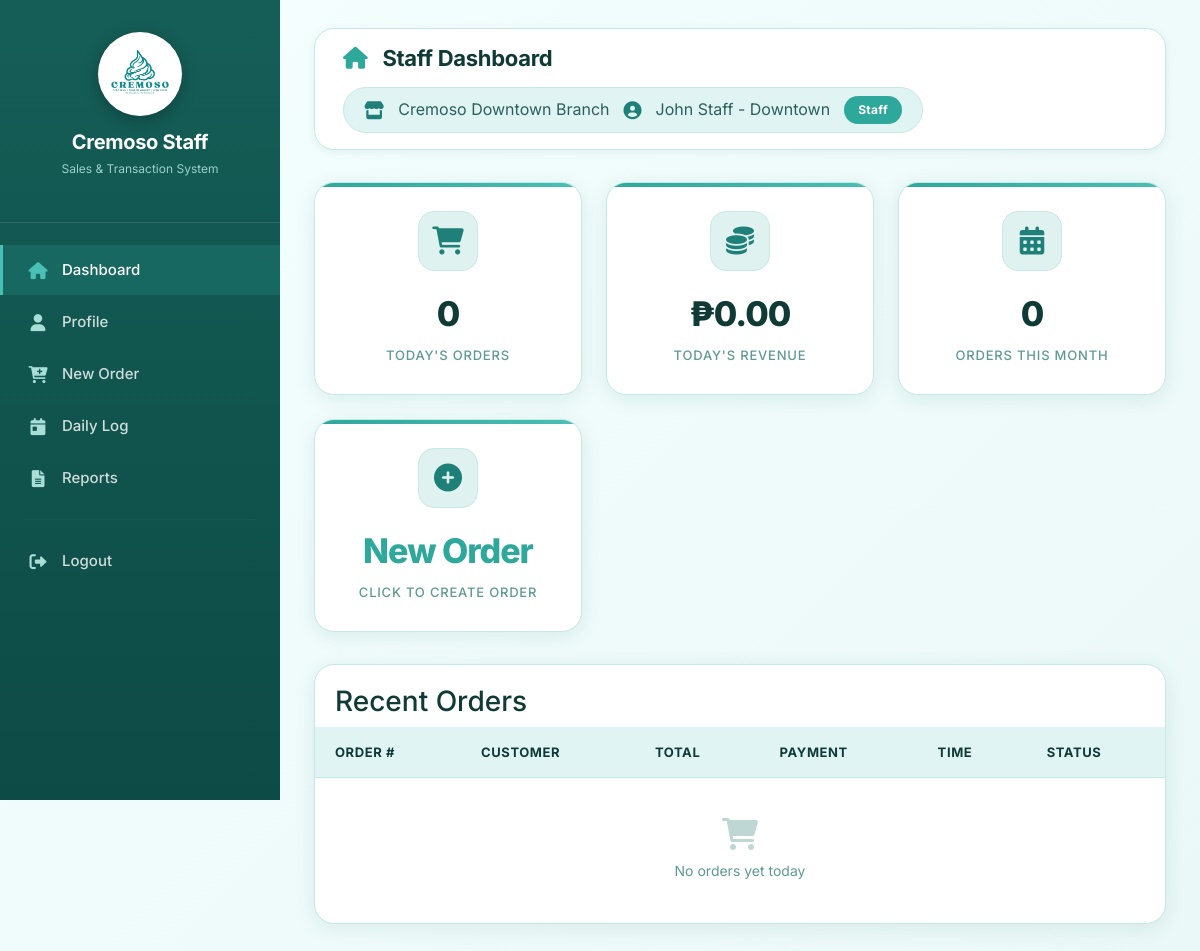
The app's page /staff/dashboard.php (signed in), older data.
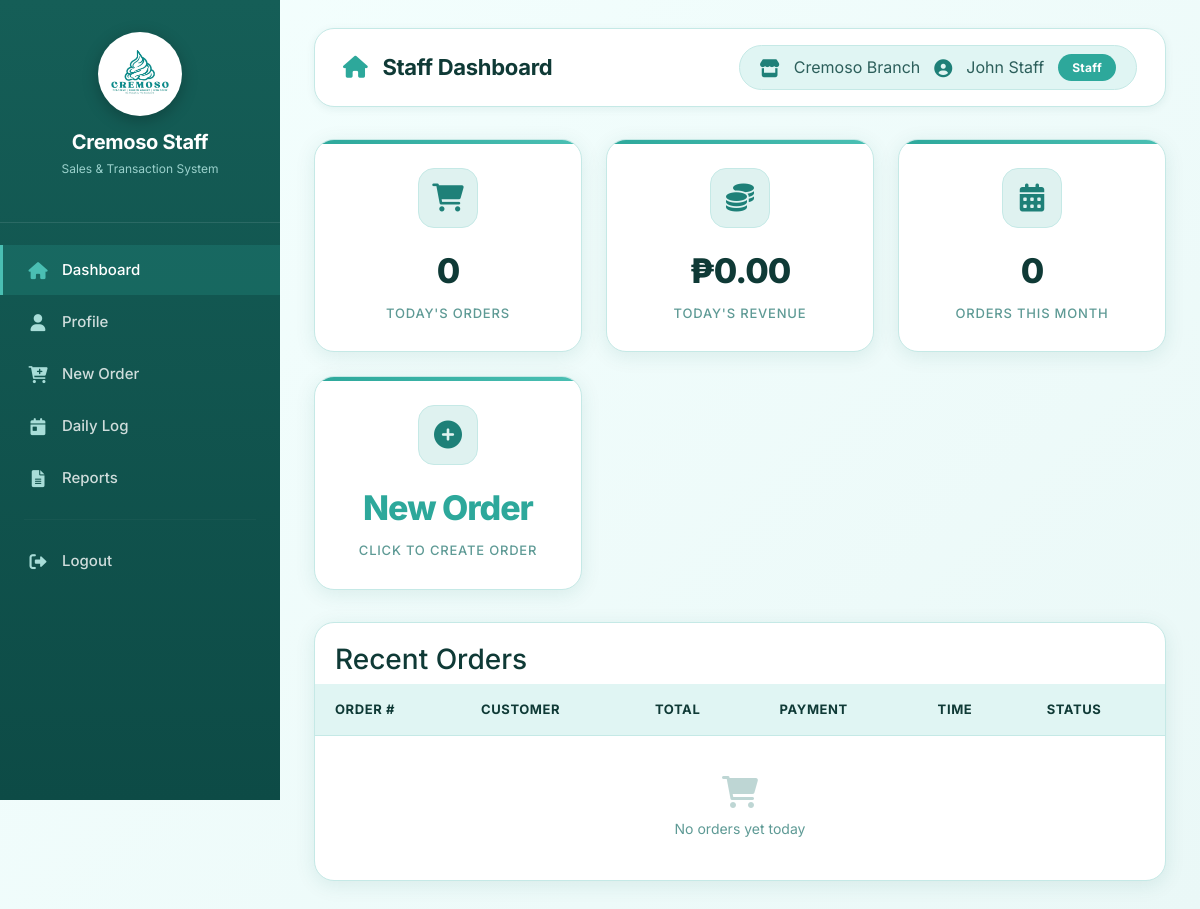
The same page, newer data.
### tables this page shows
CREATE TABLE branches (
    branch_id INT PRIMARY KEY AUTO_INCREMENT,
    branch_name VARCHAR(100) NOT NULL,
    location VARCHAR(255) NOT NULL
);

### staff/dashboard.php (the view, shortened to what this page needs)
<?php
require_once __DIR__ . '/../includes/auth.php';
$branch_id = $_SESSION['branch_id'];
$today = date('Y-m-d');
$todayStats = $pdo->prepare("SELECT COUNT(*) as orders, SUM(total_amount) as revenue FROM transactions WHERE DATE(transaction_date) = ? AND branch_id = ?");
$todayStats->execute([$today, $branch_id]);
$todayData = $todayStats->fetch();
$recentOrders = $pdo->prepare("SELECT t.*, c.customer_name, pm.method_name
                               FROM transactions t
                               JOIN customers c ON t.customer_id = c.customer_id
                               JOIN payment_methods pm ON t.payment_method_id = pm.payment_method_id
                               WHERE t.branch_id = ?
                               ORDER BY t.transaction_date DESC LIMIT 5");
$recentOrders->execute([$branch_id]);
$recent = $recentOrders->fetchAll();
$monthOrders = $pdo->prepare("SELECT COUNT(*) FROM transactions WHERE MONTH(transaction_date) = MONTH(CURRENT_DATE()) AND branch_id = ?");
$monthOrders->execute([$branch_id]);
$monthlyOrders = $monthOrders->fetchColumn();
$branch = $pdo->prepare("SELECT branch_name FROM branches WHERE branch_id = ?");
$branch->execute([$branch_id]);
$branchName = $branch->fetchColumn();
include __DIR__ . '/../includes/header.php';
include __DIR__ . '/../includes/sidebar_staff.php';
?>
<div class="main-content">
    <div class="page-header">
        <h1><i class="fas fa-home"></i> Staff Dashboard</h1>
        <div class="user-info">
            <i class="fas fa-store"></i>
            <span><?= htmlspecialchars($branchName) ?></span>
            <i class="fas fa-user-circle"></i>
            <span><?= htmlspecialchars($_SESSION['fullname']) ?></span>
            <span class="branch-badge">Staff</span>
        </div>
    </div>
    <div class="stats-grid">
        <div class="stat-card">
            <div class="stat-icon"><i class="fas fa-shopping-cart"></i></div>
            <div class="stat-value"><?= $todayData['orders'] ?? 0 ?></div>
            <div class="stat-label">Today's Orders</div>
        </div>
        <div class="stat-card">
            <div class="stat-icon"><i class="fas fa-coins"></i></div>
            <div class="stat-value">₱<?= number_format($todayData['revenue'] ?? 0, 2) ?></div>
            <div class="stat-label">Today's Revenue</div>
        </div>
        <div class="stat-card">
            <div class="stat-icon"><i class="fas fa-calendar-alt"></i></div>
            <div class="stat-value"><?= $monthlyOrders ?></div>
            <div class="stat-label">Orders This Month</div>
        </div>
        <div class="stat-card">
            <div class="stat-icon"><i class="fas fa-plus-circle"></i></div>
            <div class="stat-value">
                <a href="new_order.php" style="color: var(--primary); text-decoration: none;">New Order</a>
            </div>
            <div class="stat-label">Click to create order</div>
        </div>
    </div>
    <div class="data-table">
        <h3 style="padding: 20px 20px 0; color: var(--text-dark);">Recent Orders</h3>
        <table>
            <thead>
                <tr>
                    <th>Order #</th>
                    <th>Customer</th>
                    <th>Total</th>
                    <th>Payment</th>
                    <th>Time</th>
                    <th>Status</th>
                </tr>
            </thead>
            <tbody>
                <?php if(count($recent) == 0): ?>
                <tr><td colspan="6" style="text-align: center; padding: 40px; color: var(--text-muted);">
                    <i class="fas fa-shopping-cart" style="font-size: 32px; display: block; margin-bottom: 10px; opacity: 0.4;"></i>
                    No orders yet today
                </td></tr>
                <?php endif; ?>
            </tbody>
        </table>
    </div>
</div>
<?php include __DIR__ . '/../includes/footer.php'; ?>

Row changes from the older to the newer data that the page shows:
changed branches: branch_name "Cremoso Downtown Branch" → "Cremoso Branch"
Text that changed along with them:
$_SESSION['fullname']: "John Staff - Downtown" → "John Staff"
